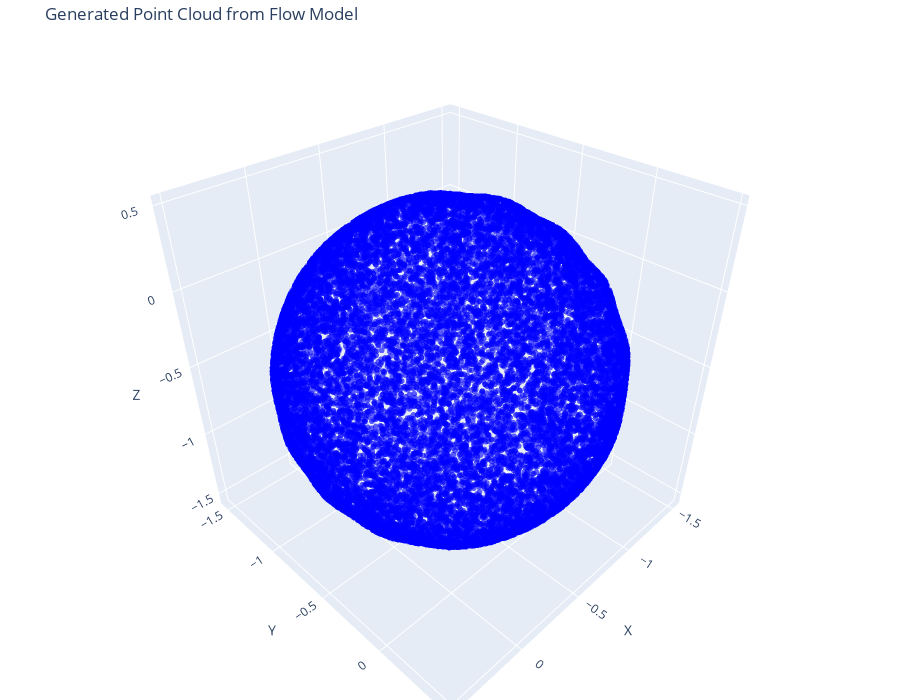

Notebook code cell kept with this figure:
### Code cell
fig = go.Figure(data=[go.Scatter3d(
    x=x[:, 0],
    y=x[:, 1],
    z=x[:, 2],
    mode='markers',
    marker=dict(
        size=2,
        color='blue',
        opacity=0.6
    ),
    hovertemplate='<b>Point</b><br>X: %{x:.3f}<br>Y: %{y:.3f}<br>Z: %{z:.3f}<extra></extra>'
)])

fig.update_layout(
    title='Generated Point Cloud from Flow Model',
    scene=dict(
        xaxis_title='X',
        yaxis_title='Y',
        zaxis_title='Z',
        aspectmode='data'
    ),
    width=900,
    height=700,
    margin=dict(l=0, r=0, b=0, t=40)
)

fig.show()

### Figure 1 — Plotly figure (JSON) as saved in the notebook; plotly's stock layout.template omitted (floating-point values rounded to 4 significant figures; data arrays with more than 128 entries replaced by an {"elided": "..."} marker saying what was removed)
{"data": [{"hovertemplate": "<b>Point</b><br>X: %{x:.3f}<br>Y: %{y:.3f}<br>Z: %{z:.3f}<extra></extra>", "marker": {"color": "blue", "opacity": 0.6, "size": 2}, "mode": "markers", "type": "scatter3d", "x": {"elided": "20000 float values"}, "y": {"elided": "20000 float values"}, "z": {"elided": "20000 float values"}}], "layout": {"height": 700, "margin": {"b": 0, "l": 0, "r": 0, "t": 40}, "scene": {"aspectmode": "data", "xaxis": {"title": {"text": "X"}}, "yaxis": {"title": {"text": "Y"}}, "zaxis": {"title": {"text": "Z"}}}, "title": {"text": "Generated Point Cloud from Flow Model"}, "width": 900}}
